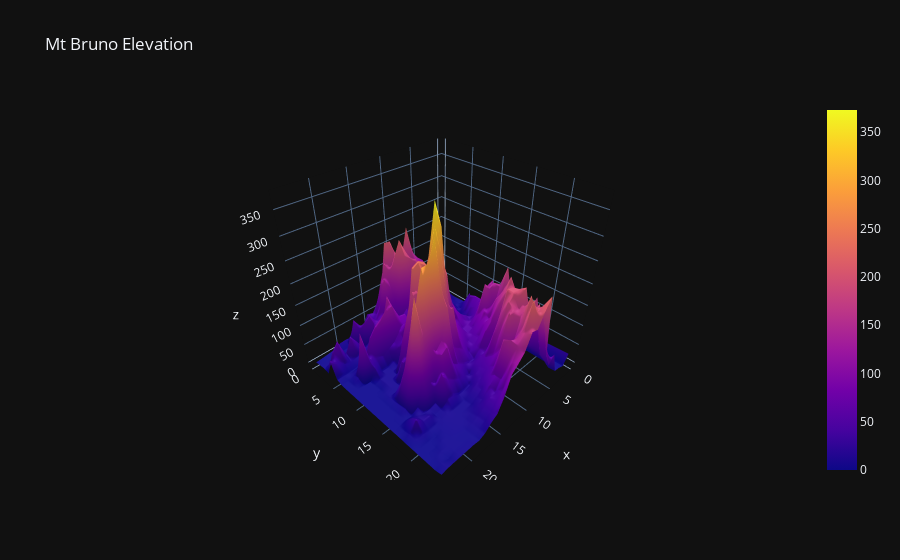

Notebook source saved alongside this figure:
### Code cell
fig = go.Figure(data=[go.Surface(z=dataset.values)])
fig.update_layout(title='Mt Bruno Elevation')
fig.update_layout(template='plotly_dark')
fig.show()

### Figure 1 — Plotly figure (JSON) as saved in the notebook; plotly's stock layout.template omitted (floating-point values rounded to 4 significant figures; data arrays with more than 128 entries replaced by an {"elided": "..."} marker saying what was removed)
{"data": [{"type": "surface", "z": {"elided": "25x25 float values"}}], "layout": {"title": {"text": "Mt Bruno Elevation"}}}
